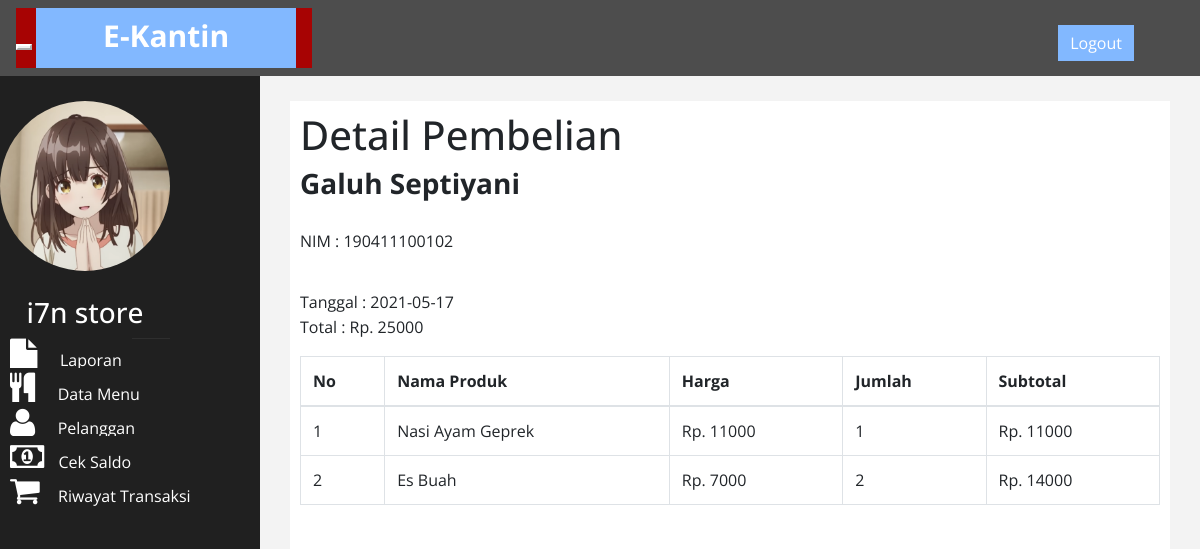
/admin/index.php?halaman=detail&id=74 (signed in), run on the app's committed database.
### tables this page shows
CREATE TABLE `userpenjual` (
  `id_penjual` int(11) NOT NULL,
  `nik` varchar(35) NOT NULL,
  `nama_penjual` varchar(100) NOT NULL,
  `nama_toko` varchar(100) NOT NULL,
  `gambar` varchar(100) DEFAULT NULL,
  `password` varchar(300) DEFAULT NULL
);

CREATE TABLE `transaksi` (
  `id_transaksi` int(11) NOT NULL,
  `id_dosen` int(11) NOT NULL,
  `id_mhs` int(11) NOT NULL,
  `id_toko` int(11) DEFAULT 0,
  `tgl` date NOT NULL,
  `total` int(11) NOT NULL
);

CREATE TABLE `usermhs` (
  `id_mhs` int(11) NOT NULL,
  `nama` varchar(50) NOT NULL,
  `nim` varchar(12) NOT NULL,
  `password` varchar(300) NOT NULL
);

CREATE TABLE `transaksi_produk` (
  `id_transaksi_produk` int(11) NOT NULL,
  `id_transaksi` int(11) NOT NULL,
  `id_menu` int(11) NOT NULL,
  `id_toko` int(11) NOT NULL,
  `jumlah` int(11) NOT NULL
);

CREATE TABLE `menu` (
  `id_menu` int(11) NOT NULL,
  `id_toko` int(11) NOT NULL,
  `namaMenu` varchar(50) NOT NULL,
  `harga` int(12) NOT NULL,
  `gambar` varchar(100) NOT NULL,
  `stok` int(5) NOT NULL
);

### admin/detail.php (the view, shortened to what this page needs)
<h1>Detail Pembelian</h1>
<?php $ambil = query("SELECT * FROM transaksi JOIN usermhs ON transaksi.id_mhs=usermhs.id_mhs WHERE transaksi.id_transaksi='$_GET[id]'");
?>
<?php foreach($ambil as $detail): ?>
<h3><b><?php echo $detail['nama']; ?></strong> </b></h3>
<p>
	NIM : <?php echo $detail['nim']; ?>
</p>
<p>
	Tanggal : <?php echo $detail['tgl']; ?><br>
	Total : Rp. <?php echo $detail['total']; ?>
</p>
<?php endforeach; ?>
<table class="table table-bordered">
 	<thead>
 		<tr>
 			<th>No</th>
 			<th>Nama Produk</th>
 			<th>Harga</th>
 			<th>Jumlah</th>
 			<th>Subtotal</th>
 		</tr>
 	</thead>
 	<tbody>
 		<?php $ambil = $conn->query("SELECT * FROM transaksi_produk JOIN menu ON transaksi_produk.id_menu=menu.id_menu
 		WHERE transaksi_produk.id_transaksi='$_GET[id]'"); ?>
 		<?php $i = 1; ?>
 		<?php foreach($ambil as $row): ?>
 		<tr>
 			<td><?= $i; ?></td>
 			<td><?php echo $row['namaMenu']; ?></td>
 			<td>Rp. <?php echo $row['harga']; ?></td>
 			<td><?php echo $row['jumlah']; ?></td>
 			<td>Rp. <?php echo $row['harga']*$row['jumlah']; ?></td>
 		</tr>
 		<?php $i++; ?>
 		<?php endforeach; ?>
 	</tbody>
 </table>

### admin/index.php (shortened to what this page needs)
<?php
$conn = mysqli_connect("localhost", "root", "", "project");
function query($query){
    global $conn;
    $result = mysqli_query($conn, $query);
    $rows = [];
    while ($row = mysqli_fetch_assoc($result)) {
        $rows[] = $row;
    }
    return $rows;
}
?>
<!DOCTYPE html>
<html xmlns="http://www.w3.org/1999/xhtml">
<head>
    <link href="assets/css/bootstrap.css" rel="stylesheet" />
    <link href="assets/css/font-awesome.css" rel="stylesheet" />
    <link href="assets/js/morris/morris-0.4.3.min.css" rel="stylesheet" />
    <link href="assets/css/custom.css" rel="stylesheet" />
</head>
<body>
    <div id="wrapper">
        <nav class="navbar navbar-default navbar-cls-top " role="navigation" style="margin-bottom: 0">
            <div class="navbar-header">
                <button type="button" class="navbar-toggle" data-toggle="collapse" data-target=".sidebar-collapse">
                </button>
                <a class="navbar-brand" style="background-color: #82b8ff;" href="index.html">E-Kantin</a>
            </div>
  <div style="color: white;
padding: 15px 50px 5px 50px;
float: right;
font-size: 16px;"><a href="index.php?halaman=logout" class="btn btn-danger square-btn-adjust" style="background-color: #82b8ff;">Logout</a> </div>
        </nav>
                <nav class="navbar-default navbar-side" role="navigation">
            <div class="sidebar-collapse">
                <ul class="nav" id="main-menu">
				<li class="text-center">
                    <img src="gambar/<?= $_SESSION['admin']['gambar']?>" class="user-image img-responsive" style="object-fit: cover;width:200px;height:200px;border-radius: 50%"/>
                    <?php foreach($_SESSION["admin"] as $id_penjual): ?>
                    <?php
                    $ambil = $conn->query("SELECT * FROM userpenjual WHERE id_penjual='$id_penjual'");
                    $row = $ambil->fetch_assoc();
                    ?>
                    <h3 style="color:white;"><?php echo $row['nama_toko']; ?></h3>
                    <?php endforeach; ?>
					</li>
                    <li><a href="index.php"><i class="fa fa-file fa-2x"></i> &nbsp; Laporan </a></li>
                    <li><a href="index.php?halaman=menu"><i class="fa fa-cutlery fa-2x"></i> &nbsp; Data Menu</a></li>
                    <li><a href="index.php?halaman=pelanggan"><i class="fa fa-user fa-2x"></i> &nbsp; Pelanggan</a></li>
                    <li><a href="index.php?halaman=ceksaldo"><i class="fa fa-money fa-2x"></i> Cek Saldo</a></li>
                    <li><a href="index.php?halaman=pembelian"><i class="fa fa-shopping-cart fa-2x"></i>&nbsp; Riwayat Transaksi</a></li>
                </ul>
            </div>
        </nav>
        <div id="page-wrapper" >
            <div id="page-inner">
                <?php
                if (isset($_GET['halaman']))
                {
                    if ($_GET['halaman']=="menu") {
                        include 'menu.php';
                    } elseif ($_GET['halaman']=="pembelian") {
                        include 'pembelian.php';
                    } elseif ($_GET['halaman']=="pelanggan") {
                        include 'pelanggan.php';
                    } elseif ($_GET['halaman']=="ceksaldo") {
                        include 'saldo.php';
                    } elseif ($_GET['halaman']=="detail") {
                        include 'detail.php';
                    } elseif ($_GET['halaman']=="tambahmenu") {
                        include 'tambahmenu.php';
                    } elseif ($_GET['halaman']=="hapusmenu") {
                        include 'hapusmenu.php';
                    } elseif ($_GET['halaman']=="ubahmenu") {
                        include 'ubahmenu.php';
                    } elseif ($_GET['halaman']=="logout") {
                        include 'logout.php';
                    }
                }
                else {
                    include 'home.php';
                }
                ?>
            </div>
            </div>
        </div>
</body>
</html>

### admin/assets/css/custom.css (style rules this page uses)
body { font-family: 'Open Sans', sans-serif; }
#wrapper { width: 100%; background:#202020; }
#page-wrapper { padding: 15px 15px; min-height: 600px; background:#F3F3F3; }
#page-inner { width:100%; margin:10px 20px 10px 0px; background-color:#fff!important; padding:10px; min-height:1200px; }
.text-center { text-align:center; }
.square-btn-adjust { border: 0px solid transparent; -webkit-border-radius: 0px; -moz-border-radius: 0px; border-radius: 0px; }
p { font-size:16px; line-height:25px; padding-top:20px; }
.user-image { margin: 25px auto; -webkit-border-radius: 10px; -moz-border-radius: 10px; border-radius: 10px; max-height:170px; max-width:170px; }
.navbar-cls-top .navbar-brand { color: #fff; background: #c90000; width: 260px; text-align: center; height: 60px; font-size: 30px; font-weight: 700; }
.sidebar-collapse , .sidebar-collapse .nav { background:none; }
.sidebar-collapse .nav { padding:0; }
.sidebar-collapse .nav > li > a { color:#fff; background:#202020; text-shadow:none; }
.sidebar-collapse > .nav > li > a { padding:15px 10px; }
.sidebar-collapse > .nav > li { border-bottom: 1px solid rgba(107, 108, 109, 0.19); }
.navbar-side { border:none; background-color: #202020; }
.navbar-cls-top { background:#4D4D4D; border-bottom:none; }
.navbar-default { border:0px solid black; }
.navbar-header { background: #A70303; }
.navbar-default .navbar-toggle { border-color: #fff; }
.nav > li > a > i { margin-right:10px; }
@media (min-width:768px) { #page-wrapper { margin: 0 0 0 260px; padding: 15px 30px; min-height: 1200px; } }
@media (min-width:768px) { .navbar-side { z-index: 1; position: absolute; width: 260px; } }
@media (min-width:768px) { .navbar { border-radius: 0px; } }

### data on the page
userpenjual: nama_toko "i7n store"
transaksi: id_mhs.nama "Galuh Septiyani", id_mhs.nim "190411100102", tgl "2021-05-17", total "25000"
transaksi_produk: id_menu.namaMenu "Nasi Ayam Geprek", id_menu.harga "11000", jumlah "1", $row['harga']*$row['jumlah'] "11000"
transaksi_produk: id_menu.namaMenu "Es Buah", id_menu.harga "7000", jumlah "2", $row['harga']*$row['jumlah'] "14000"
